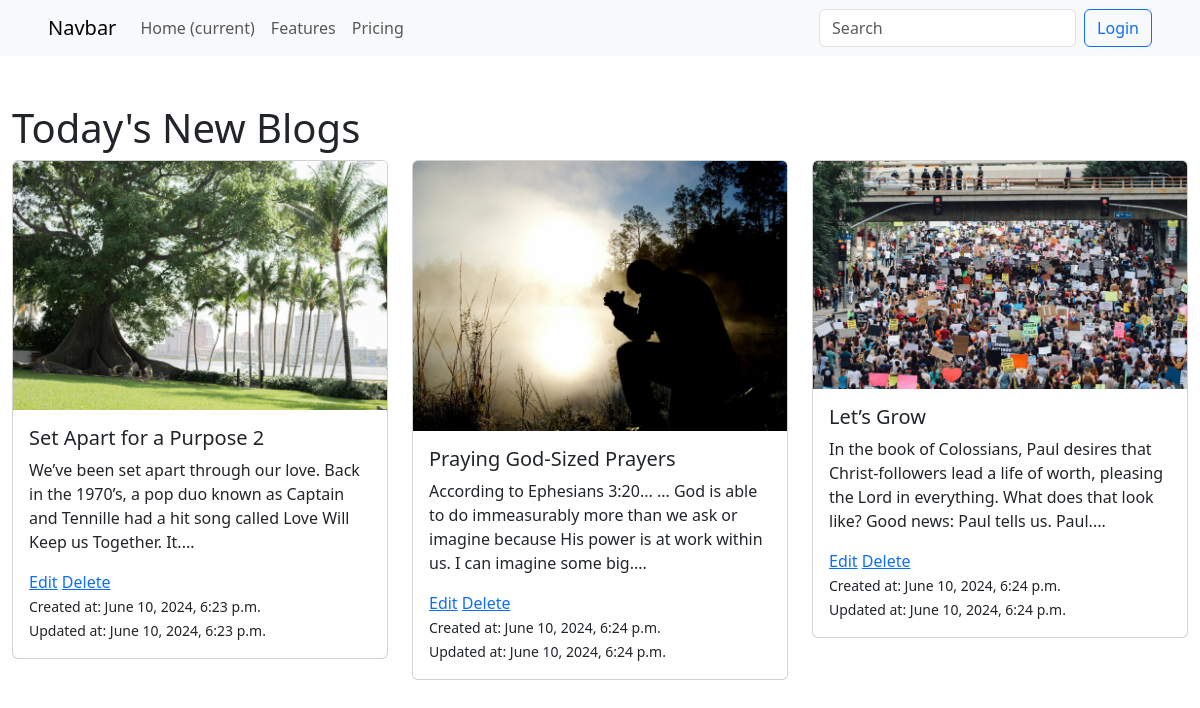
The page / on the database its author committed.
### gallery/models.py (models this page shows, shortened)
class Product(models.Model):
    product_name = models.CharField(max_length=255)
    product_description = models.TextField()
    product_image = models.ImageField(upload_to='products/')
    product_created_at = models.DateTimeField(auto_now_add=True)
    product_updates_at = models.DateTimeField(auto_now_add=True)
    def short_description(self):
        words = self.product_description.split()
        if len(words) > 50:
            return ' '.join(words[:30]) + '....'
        else:
            return self.product_description

### gallery/views.py (the view)
# urls.py: path('', product_list, name='product_list'),
def product_list(request):
    products = Product.objects.all()
    return render(request, 'home.html', {'products': products})

### gallery/templates/home.html (shortened to what this page needs)
{% extends 'base.html' %}
{% block content %}
  <div class="container mt-5">
    <h1>Today's New Blogs</h1>
    <div class="row">
      {% for product in products %}
        <div class="col-md-4 mb-4">
          <div class="card">
            <a href="{% url 'product_detail' product.pk %}"><img src="{{ product.product_image.url }}" alt="{{ product.product_name }}" class="card-img-top" /></a>
            <div class="card-body">
              <h5 class="card-title">{{ product.product_name }}</h5>
              <p class="card-text">{{ product.short_description }}</p>
              <a href="{% url 'update_product' product.pk %}">Edit</a>
              <a href="{% url 'delete_product' product.pk %}">Delete</a> <br />
              <small class="card-text">Created at: {{ product.product_created_at }}</small> <br />
              <small class="card-text">Updated at: {{ product.product_updates_at }}</small>
            </div>
          </div>
        </div>
      {% endfor %}
    </div>
  </div>
{% endblock %}

### gallery/templates/base.html (shortened to what this page needs)
<!DOCTYPE html>
<html lang="en">
  <head>
    <link rel="stylesheet" href="https://cdn.jsdelivr.net/npm/bootstrap@5.3.3/dist/css/bootstrap.min.css" />
  </head>
  <body>
    <nav class="navbar navbar-expand-lg navbar-light bg-light px-5">
      <a class="navbar-brand" href="#">Navbar</a>
      <div class="collapse navbar-collapse justify-content-between" id="navbarNav">
        <ul class="navbar-nav">
          <li class="nav-item active">
            <a class="nav-link" href="#">Home <span class="sr-only">(current)</span></a>
          </li>
          <li class="nav-item">
            <a class="nav-link" href="#">Features</a>
          </li>
          <li class="nav-item">
            <a class="nav-link" href="#">Pricing</a>
          </li>
        </ul>
        <form class="form-inline d-flex gap-2">
          <input class="form-control mr-sm-2" type="search" placeholder="Search" aria-label="Search" />
          {% if request.user.is_authenticated %}
            <a class="btn btn-outline-success my-2 my-sm-0" type="submit" href="/logout/">Logout</a>
          {% else %}
            <a class="btn btn-outline-primary my-2 my-sm-0" type="submit" href="/login/">Login</a>
          {% endif %}
        </form>
      </div>
    </nav>
    {% block content %}
    {% endblock %}
  </body>
</html>

### gallery/templates/base.html (style rules this page uses)
.container { margin-top: 100px; max-width: 1440px; }

### rows shown on the page
Product: product_image (picture), product_name "Set Apart for a Purpose 2", short_description "We’ve been set apart through our love. Back in the 1970’s, a pop duo known as Captain and Tennille had a hit song called Love Will Keep us Together. It....", product_created_at "June 10, 2024, 6:23 p.m.", product_updates_at "June 10, 2024, 6:23 p.m."
Product: product_image (picture), product_name "Praying God-Sized Prayers", short_description "According to Ephesians 3:20... ... God is able to do immeasurably more than we ask or imagine because His power is at work within us. I can imagine some big....", product_created_at "June 10, 2024, 6:24 p.m.", product_updates_at "June 10, 2024, 6:24 p.m."
Product: product_image (picture), product_name "Let’s Grow", short_description "In the book of Colossians, Paul desires that Christ-followers lead a life of worth, pleasing the Lord in everything. What does that look like? Good news: Paul tells us. Paul....", product_created_at "June 10, 2024, 6:24 p.m.", product_updates_at "June 10, 2024, 6:24 p.m."
